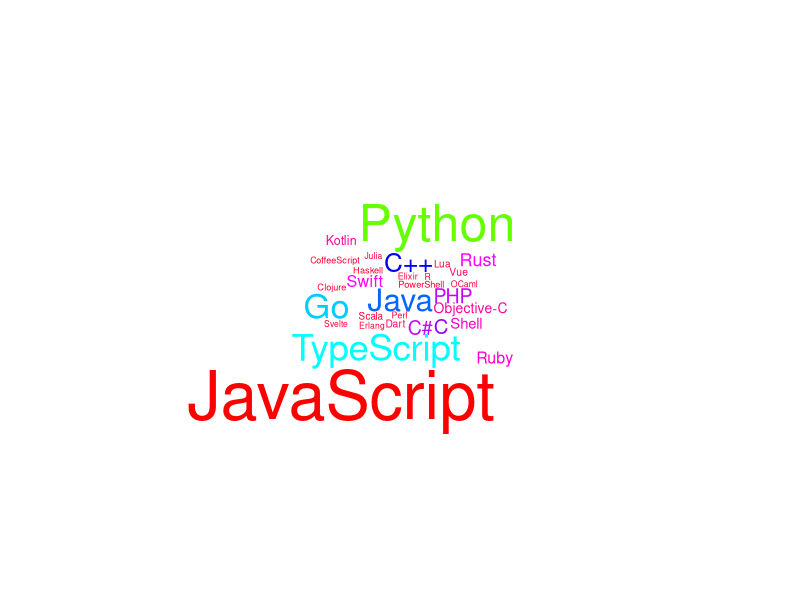
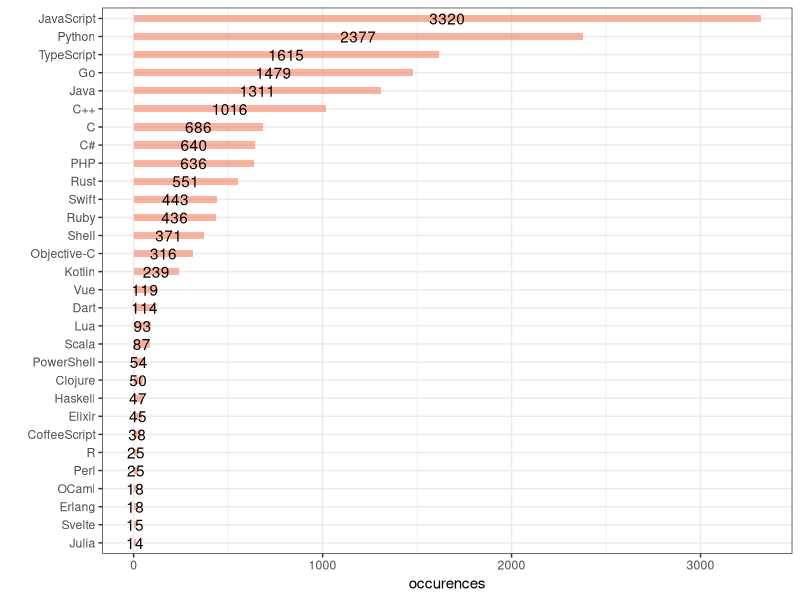
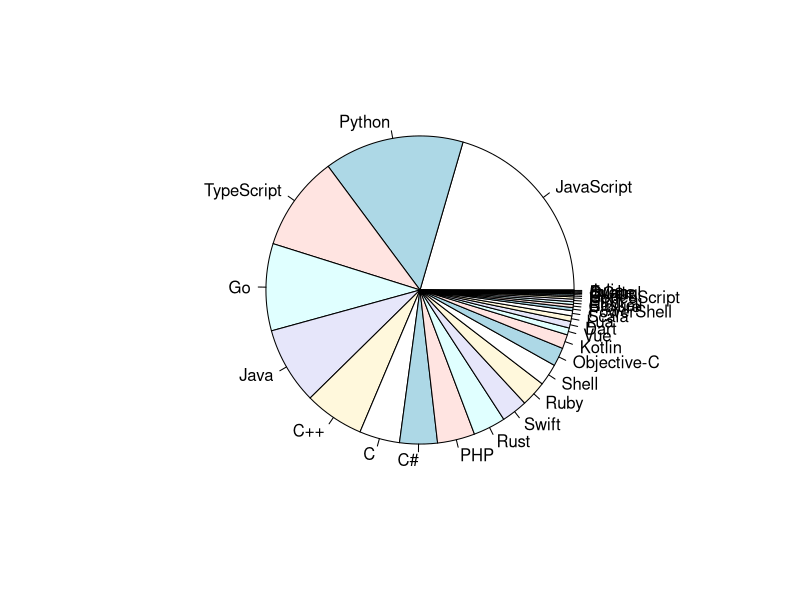

These figures' R source, in order:
## ---- chunk 1
repos <- read.csv2("repos_filtered_30_000.csv")
## ---- chunk 2
langs <- table(repos$language)
langs <- sort(langs, decreasing = TRUE)
length(langs)
## ---- chunk 3
langs_df <- data.frame(language = names(langs), occurences = as.numeric(langs))
langs_occur_sum <- sum(langs_df$occurences)
langs_df$occ_percent <- langs_df$occurences / langs_occur_sum * 100
## ---- chunk 4
write.csv2(langs_df, file = "language_occurrences.csv")
## ---- chunk 5
library("wordcloud")
wordcloud(names(langs), langs, col = rainbow(length(langs), rev = TRUE), rot.per = 0)
## ---- chunk 6
library(ggplot2)
library(magrittr)
library(dplyr)
langs_df %>%
    arrange(occurences) %>% # Order
    mutate(language = factor(language, levels = language)) %>% # Trick to apply reordering
    ggplot(aes(x = language, y = occurences)) +
        geom_bar(stat = "identity", fill = "#f68060", alpha = .6, width = .4) +
        geom_text(aes(label = occurences), position = position_stack(vjust = 0.5), color = "black") +
        coord_flip() +
        xlab("") +
        theme_bw()
## ---- chunk 7
pie(langs)
